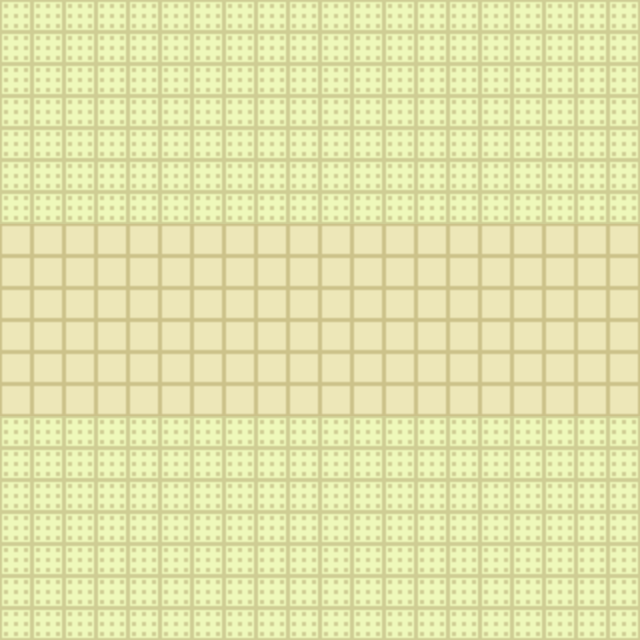

This is a level from a 2D game, rendered from its Tiled map with the project's own tilesets. A one-line summary and the complete map file follow:
An orthogonal 20x20 tile map with 32x32 px tiles, 1 tile layer (圖塊層 1) and 44 objects.

<map version="1.8" tiledversion="1.8.4" orientation="orthogonal" renderorder="right-down" width="20" height="20" tilewidth="32" tileheight="32" infinite="0" nextlayerid="3" nextobjectid="45">
 <tileset firstgid="1" source="../../Maps/Own_trying.tsx" />
 <layer id="1" name="圖塊層 1" width="20" height="20">
  <data encoding="csv">
13,13,13,13,13,13,13,13,13,13,13,13,13,13,13,13,13,13,13,13,
13,13,13,13,13,13,13,13,13,13,13,13,13,13,13,13,13,13,13,13,
13,13,13,13,13,13,13,13,13,13,13,13,13,13,13,13,13,13,13,13,
13,13,13,13,13,13,13,13,13,13,13,13,13,13,13,13,13,13,13,13,
13,13,13,13,13,13,13,13,13,13,13,13,13,13,13,13,13,13,13,13,
13,13,13,13,13,13,13,13,13,13,13,13,13,13,13,13,13,13,13,13,
13,13,13,13,13,13,13,13,13,13,13,13,13,13,13,13,13,13,13,13,
18,18,18,18,18,18,18,18,18,18,18,18,18,18,18,18,18,18,18,18,
18,18,18,18,18,18,18,18,18,18,18,18,18,18,18,18,18,18,18,18,
18,18,18,18,18,18,18,18,18,18,18,18,18,18,18,18,18,18,18,18,
18,18,18,18,18,18,18,18,18,18,18,18,18,18,18,18,18,18,18,18,
18,18,18,18,18,18,18,18,18,18,18,18,18,18,18,18,18,18,18,18,
18,18,18,18,18,18,18,18,18,18,18,18,18,18,18,18,18,18,18,18,
13,13,13,13,13,13,13,13,13,13,13,13,13,13,13,13,13,13,13,13,
13,13,13,13,13,13,13,13,13,13,13,13,13,13,13,13,13,13,13,13,
13,13,13,13,13,13,13,13,13,13,13,13,13,13,13,13,13,13,13,13,
13,13,13,13,13,13,13,13,13,13,13,13,13,13,13,13,13,13,13,13,
13,13,13,13,13,13,13,13,13,13,13,13,13,13,13,13,13,13,13,13,
13,13,13,13,13,13,13,13,13,13,13,13,13,13,13,13,13,13,13,13,
13,13,13,13,13,13,13,13,13,13,13,13,13,13,13,13,13,13,13,13
</data>
 </layer>
 <objectgroup id="2" name="物件層 1">
  <object id="1" gid="12" x="0" y="224" width="32" height="32" />
  <object id="2" gid="12" x="0" y="448" width="32" height="32" />
  <object id="3" gid="12" x="32" y="224" width="32" height="32" />
  <object id="4" gid="12" x="64" y="224" width="32" height="32" />
  <object id="5" gid="12" x="96" y="224" width="32" height="32" />
  <object id="6" gid="12" x="128" y="224" width="32" height="32" />
  <object id="7" gid="12" x="160" y="224" width="32" height="32" />
  <object id="8" gid="12" x="192" y="224" width="32" height="32" />
  <object id="9" gid="12" x="224" y="224" width="32" height="32" />
  <object id="10" gid="12" x="256" y="224" width="32" height="32" />
  <object id="11" gid="12" x="320" y="224" width="32" height="32" />
  <object id="12" gid="12" x="320" y="224" width="32" height="32" />
  <object id="13" gid="12" x="352" y="224" width="32" height="32" />
  <object id="14" gid="12" x="288" y="224" width="32" height="32" />
  <object id="15" gid="12" x="384" y="224" width="32" height="32" />
  <object id="16" gid="12" x="448" y="224" width="32" height="32" />
  <object id="17" gid="12" x="448" y="224" width="32" height="32" />
  <object id="18" gid="12" x="416" y="224" width="32" height="32" />
  <object id="19" gid="12" x="480" y="224" width="32" height="32" />
  <object id="20" gid="12" x="544" y="224" width="32" height="32" />
  <object id="21" gid="12" x="512" y="224" width="32" height="32" />
  <object id="22" gid="12" x="576" y="224" width="32" height="32" />
  <object id="23" gid="12" x="608" y="224" width="32" height="32" />
  <object id="24" gid="12" x="608" y="448" width="32" height="32" />
  <object id="25" gid="12" x="576" y="448" width="32" height="32" />
  <object id="26" gid="12" x="512" y="448" width="32" height="32" />
  <object id="27" gid="12" x="544" y="448" width="32" height="32" />
  <object id="28" gid="12" x="544" y="448" width="32" height="32" />
  <object id="29" gid="12" x="32" y="448" width="32" height="32" />
  <object id="30" gid="12" x="96" y="448" width="32" height="32" />
  <object id="31" gid="12" x="96" y="448" width="32" height="32" />
  <object id="32" gid="12" x="128" y="448" width="32" height="32" />
  <object id="33" gid="12" x="64" y="448" width="32" height="32" />
  <object id="34" gid="12" x="160" y="448" width="32" height="32" />
  <object id="35" gid="12" x="224" y="448" width="32" height="32" />
  <object id="36" gid="12" x="192" y="448" width="32" height="32" />
  <object id="37" gid="12" x="256" y="448" width="32" height="32" />
  <object id="38" gid="12" x="320" y="448" width="32" height="32" />
  <object id="39" gid="12" x="288" y="448" width="32" height="32" />
  <object id="40" gid="12" x="352" y="448" width="32" height="32" />
  <object id="41" gid="12" x="384" y="448" width="32" height="32" />
  <object id="42" gid="12" x="416" y="448" width="32" height="32" />
  <object id="43" gid="12" x="448" y="448" width="32" height="32" />
  <object id="44" gid="12" x="480" y="448" width="32" height="32" />
 </objectgroup>
</map>
